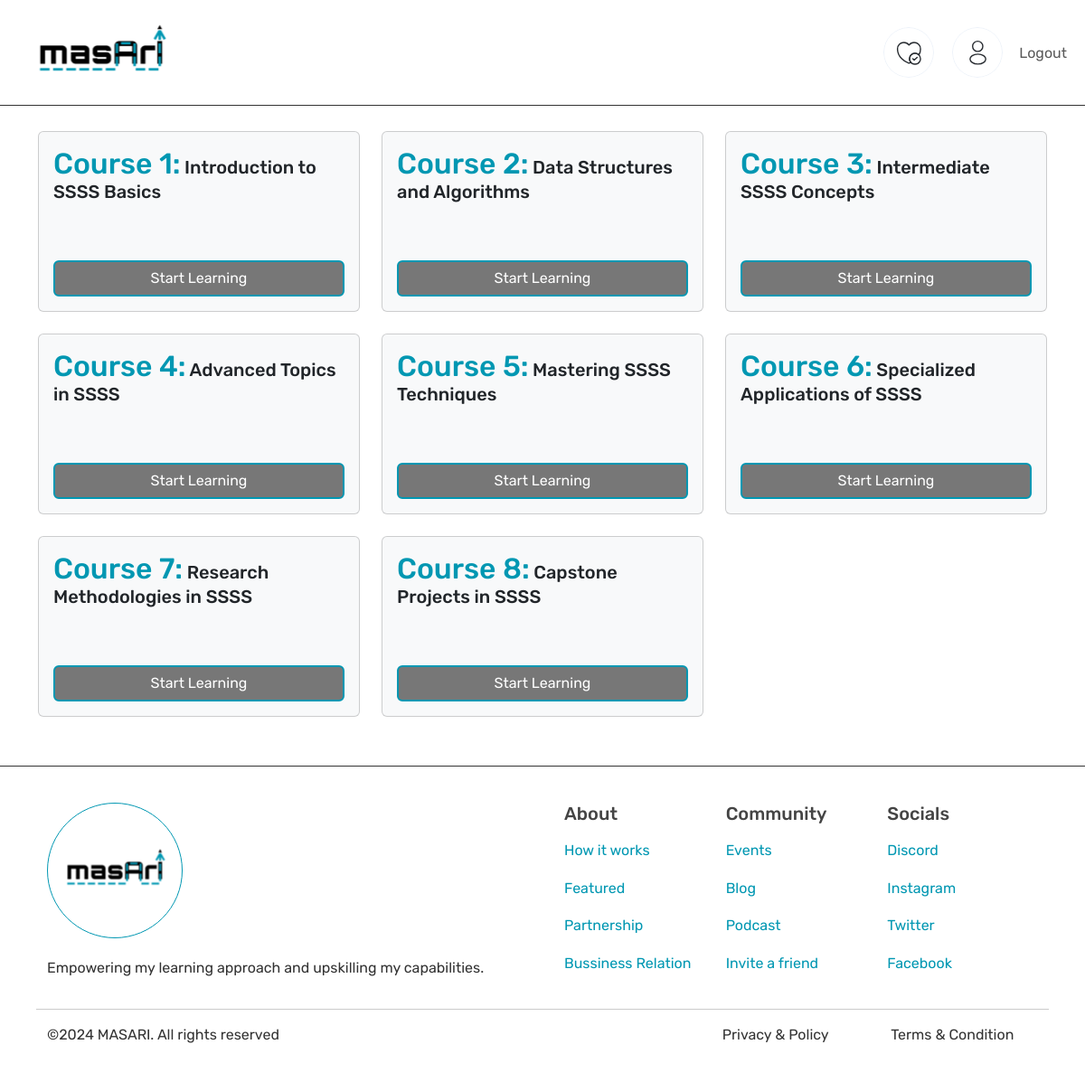
The page /learningpath/26 (signed in) on the database its author committed.
### app.py (models this page shows)
class Courses(db.Model):
    id = db.Column(db.Integer, primary_key=True)
    title = db.Column(db.String(100), nullable=False)
    description = db.Column(db.Text, nullable=True)
    user_id = db.Column(db.Integer, db.ForeignKey('users.id'), nullable=False)
    learning_path_id = db.Column(db.Integer, db.ForeignKey('learning_paths.id'), nullable=True)
    learning_path = db.relationship('LearningPaths', backref='courses')

### app.py (the view)
@app.route('/learningpath/<int:path_id>', methods=['GET', 'POST'])
@login_required
def learningpath(path_id):
    courses = Courses.query.filter_by(learning_path_id=path_id).all()
    course_titles = [{'id':course.id, 'title': course.title} for course in courses]
    return render_template('learningpath.html', courses=course_titles)

### app.py (called while the page is built)
@login_manager.user_loader
def load_user(user_id):
    return Users.query.get(int(user_id))

@app.context_processor
def inject_user_id():
    if current_user.is_authenticated:
        return {'userId': current_user.id}
    else:
        return {'userId': None}

### templates/learningpath.html (shortened to what this page needs)
{% extends 'base.html' %}
{% block content %}
<link href="{{ url_for('static', filename='css/learningpath.css') }}" rel="stylesheet">
<div class="row" style="padding: 30px;">
    {% for course in courses %}
    <div class="col-lg-4 col-md-6 col-sm-12 mb-4" style="height: 200px;">
        <div class="card bg-light" style="height: 100%;">
            <div class="card-body">
                <h5 class="card-title"><span style="color: #0097b2; font-size: 32px;">Course {{ loop.index }}:</span> {{ course.title }}</h5>
                <button class="btn btn-bluesky generate-lessons" data-course-title="{{ course.title }}" data-course-id="{{ course.id }}">Start Learning</button>
            </div>
        </div>
    </div>
    {% endfor %}
</div>
{% endblock %}

### static/css/general.css (style rules this page uses)
body, html { margin: 0; padding: 0; box-sizing: border-box; }
body { font-family: "Rubik", sans-serif; font-optical-sizing: auto; font-style: normal; font-size: 16px; color: #333; }
.row { margin: 0 !important; }
h1, h2, h3, h4, h5, h6 { font-family: 'Rubik', sans-serif; font-weight: 500; color: #444; }
.btn-bluesky { background-color: #777; border: 2px solid #0097b2; color: #fff; transition: border-color, background-color 0.3s ease; }
.card-body { display: flex; flex-direction: column; justify-content: space-between; }

### rows shown on the page
Courses: title "Introduction to SSSS Basics"
Courses: title "Data Structures and Algorithms"
Courses: title "Intermediate SSSS Concepts"
Courses: title "Advanced Topics in SSSS"
Courses: title "Mastering SSSS Techniques"
Courses: title "Specialized Applications of SSSS"
Courses: title "Research Methodologies in SSSS"
Courses: title "Capstone Projects in SSSS"
